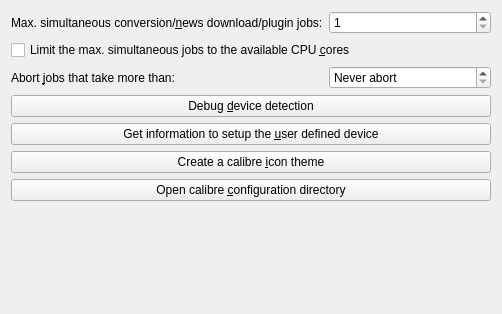
<?xml version="1.0" encoding="UTF-8"?>
<ui version="4.0">
 <class>Form</class>
 <widget class="QWidget" name="Form">
  <property name="geometry">
   <rect>
    <x>0</x>
    <y>0</y>
    <width>502</width>
    <height>314</height>
   </rect>
  </property>
  <property name="windowTitle">
   <string>Form</string>
  </property>
  <layout class="QGridLayout" name="gridLayout">
   <item row="0" column="0">
    <widget class="QLabel" name="label_5">
     <property name="text">
      <string>Max. simultaneous conversion/&amp;news download/plugin jobs:</string>
     </property>
     <property name="buddy">
      <cstring>opt_worker_limit</cstring>
     </property>
    </widget>
   </item>
   <item row="0" column="1">
    <widget class="QSpinBox" name="opt_worker_limit">
     <property name="minimum">
      <number>1</number>
     </property>
    </widget>
   </item>
   <item row="1" column="0" colspan="2">
    <widget class="QCheckBox" name="opt_enforce_cpu_limit">
     <property name="text">
      <string>Limit the max. simultaneous jobs to the available CPU &amp;cores</string>
     </property>
    </widget>
   </item>
   <item row="2" column="0">
    <spacer name="verticalSpacer_4">
     <property name="orientation">
      <enum>Qt::Vertical</enum>
     </property>
     <property name="sizeHint" stdset="0">
      <size>
       <width>20</width>
       <height>18</height>
      </size>
     </property>
    </spacer>
   </item>
   <item row="4" column="0" colspan="2">
    <widget class="QPushButton" name="device_detection_button">
     <property name="text">
      <string>Debug &amp;device detection</string>
     </property>
    </widget>
   </item>
   <item row="5" column="0" colspan="2">
    <widget class="QPushButton" name="user_defined_device_button">
     <property name="text">
      <string>Get information to setup the &amp;user defined device</string>
     </property>
    </widget>
   </item>
   <item row="6" column="0">
    <spacer name="verticalSpacer_6">
     <property name="orientation">
      <enum>Qt::Vertical</enum>
     </property>
     <property name="sizeHint" stdset="0">
      <size>
       <width>20</width>
       <height>19</height>
      </size>
     </property>
    </spacer>
   </item>
   <item row="7" column="0">
    <spacer name="verticalSpacer_7">
     <property name="orientation">
      <enum>Qt::Vertical</enum>
     </property>
     <property name="sizeHint" stdset="0">
      <size>
       <width>20</width>
       <height>18</height>
      </size>
     </property>
    </spacer>
   </item>
   <item row="10" column="0">
    <spacer name="verticalSpacer_8">
     <property name="orientation">
      <enum>Qt::Vertical</enum>
     </property>
     <property name="sizeHint" stdset="0">
      <size>
       <width>20</width>
       <height>19</height>
      </size>
     </property>
    </spacer>
   </item>
   <item row="9" column="0" colspan="2">
    <widget class="QPushButton" name="button_open_config_dir">
     <property name="text">
      <string>Open calibre &amp;configuration directory</string>
     </property>
    </widget>
   </item>
   <item row="22" column="0">
    <spacer name="verticalSpacer_9">
     <property name="orientation">
      <enum>Qt::Vertical</enum>
     </property>
     <property name="sizeHint" stdset="0">
      <size>
       <width>20</width>
       <height>1000</height>
      </size>
     </property>
    </spacer>
   </item>
   <item row="11" column="0" colspan="2">
    <widget class="QLabel" name="proxies">
     <property name="text">
      <string/>
     </property>
    </widget>
   </item>
   <item row="3" column="0">
    <widget class="QLabel" name="label">
     <property name="text">
      <string>Abort &amp;jobs that take more than:</string>
     </property>
     <property name="buddy">
      <cstring>opt_worker_max_time</cstring>
     </property>
    </widget>
   </item>
   <item row="3" column="1">
    <widget class="QSpinBox" name="opt_worker_max_time">
     <property name="specialValueText">
      <string>Never abort</string>
     </property>
     <property name="suffix">
      <string> minutes</string>
     </property>
     <property name="maximum">
      <number>100000</number>
     </property>
     <property name="singleStep">
      <number>10</number>
     </property>
    </widget>
   </item>
   <item row="8" column="0" colspan="2">
    <widget class="QPushButton" name="icon_theme_button">
     <property name="text">
      <string>Create a calibre &amp;icon theme</string>
     </property>
    </widget>
   </item>
  </layout>
 </widget>
 <resources/>
 <connections/>
</ui>
